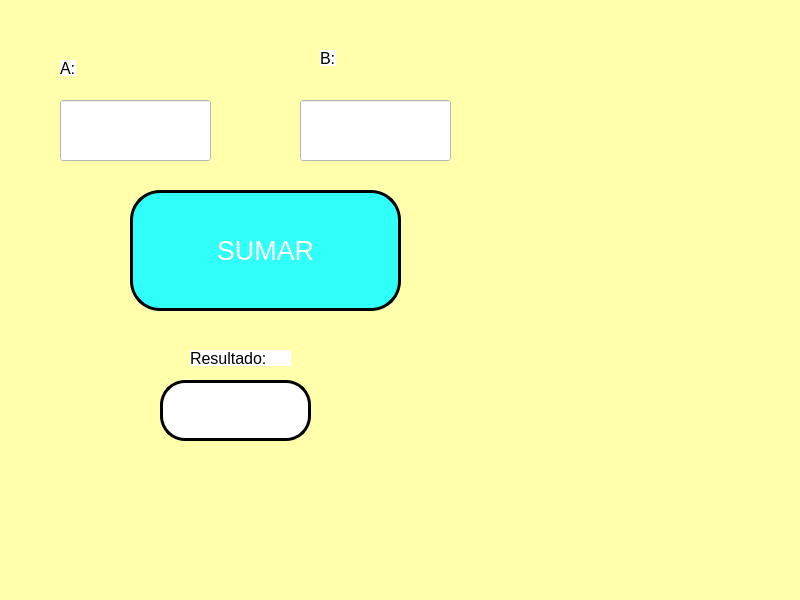
<?xml version="1.0" encoding="UTF-8"?>
<ui version="4.0">
 <class>P01_EjemploConUnBoton</class>
 <widget class="QMainWindow" name="P01_EjemploConUnBoton">
  <property name="geometry">
   <rect>
    <x>0</x>
    <y>0</y>
    <width>800</width>
    <height>600</height>
   </rect>
  </property>
  <property name="windowTitle">
   <string>MainWindow</string>
  </property>
  <property name="styleSheet">
   <string notr="true">background-color: rgb(255, 255, 172);</string>
  </property>
  <widget class="QWidget" name="centralwidget">
   <widget class="QPushButton" name="btn_sumar">
    <property name="geometry">
     <rect>
      <x>130</x>
      <y>190</y>
      <width>271</width>
      <height>121</height>
     </rect>
    </property>
    <property name="font">
     <font>
      <pointsize>20</pointsize>
     </font>
    </property>
    <property name="styleSheet">
     <string notr="true">background-color: rgb(48, 255, 249);
color: rgb(255, 255, 255);
border-radius: 30px;
border: 3px solid black;</string>
    </property>
    <property name="text">
     <string>SUMAR</string>
    </property>
   </widget>
   <widget class="QLineEdit" name="txt_nombre">
    <property name="geometry">
     <rect>
      <x>60</x>
      <y>100</y>
      <width>151</width>
      <height>61</height>
     </rect>
    </property>
    <property name="font">
     <font>
      <pointsize>19</pointsize>
     </font>
    </property>
    <property name="styleSheet">
     <string notr="true">alternate-background-color: rgb(255, 255, 255);
background-color: rgb(255, 255, 255);</string>
    </property>
    <property name="text">
     <string/>
    </property>
    <property name="alignment">
     <set>Qt::AlignCenter</set>
    </property>
   </widget>
   <widget class="QLineEdit" name="txt_nombre_2">
    <property name="geometry">
     <rect>
      <x>300</x>
      <y>100</y>
      <width>151</width>
      <height>61</height>
     </rect>
    </property>
    <property name="font">
     <font>
      <pointsize>19</pointsize>
     </font>
    </property>
    <property name="styleSheet">
     <string notr="true">background-color: rgb(255, 255, 255);</string>
    </property>
    <property name="text">
     <string/>
    </property>
    <property name="alignment">
     <set>Qt::AlignCenter</set>
    </property>
   </widget>
   <widget class="QLabel" name="label">
    <property name="geometry">
     <rect>
      <x>60</x>
      <y>60</y>
      <width>16</width>
      <height>16</height>
     </rect>
    </property>
    <property name="font">
     <font>
      <pointsize>12</pointsize>
     </font>
    </property>
    <property name="styleSheet">
     <string notr="true">background-color: rgb(255, 255, 255);</string>
    </property>
    <property name="text">
     <string>A:</string>
    </property>
   </widget>
   <widget class="QLabel" name="label_2">
    <property name="geometry">
     <rect>
      <x>320</x>
      <y>50</y>
      <width>16</width>
      <height>16</height>
     </rect>
    </property>
    <property name="font">
     <font>
      <pointsize>12</pointsize>
     </font>
    </property>
    <property name="styleSheet">
     <string notr="true">background-color: rgb(255, 255, 255);</string>
    </property>
    <property name="text">
     <string>B:</string>
    </property>
    <property name="alignment">
     <set>Qt::AlignLeading|Qt::AlignLeft|Qt::AlignVCenter</set>
    </property>
   </widget>
   <widget class="QLineEdit" name="txt_resultado">
    <property name="geometry">
     <rect>
      <x>160</x>
      <y>380</y>
      <width>151</width>
      <height>61</height>
     </rect>
    </property>
    <property name="font">
     <font>
      <pointsize>19</pointsize>
     </font>
    </property>
    <property name="styleSheet">
     <string notr="true">background-color: rgb(255, 255, 255);
border-radius:25px;
border: 3px solid black;
</string>
    </property>
    <property name="text">
     <string/>
    </property>
    <property name="alignment">
     <set>Qt::AlignCenter</set>
    </property>
   </widget>
   <widget class="QLabel" name="label_3">
    <property name="geometry">
     <rect>
      <x>190</x>
      <y>350</y>
      <width>101</width>
      <height>16</height>
     </rect>
    </property>
    <property name="font">
     <font>
      <pointsize>12</pointsize>
     </font>
    </property>
    <property name="styleSheet">
     <string notr="true">background-color: rgb(255, 255, 255);</string>
    </property>
    <property name="text">
     <string>Resultado:</string>
    </property>
    <property name="alignment">
     <set>Qt::AlignLeading|Qt::AlignLeft|Qt::AlignVCenter</set>
    </property>
   </widget>
  </widget>
  <widget class="QMenuBar" name="menubar">
   <property name="geometry">
    <rect>
     <x>0</x>
     <y>0</y>
     <width>800</width>
     <height>21</height>
    </rect>
   </property>
  </widget>
  <widget class="QStatusBar" name="statusbar"/>
 </widget>
 <resources/>
 <connections/>
</ui>
